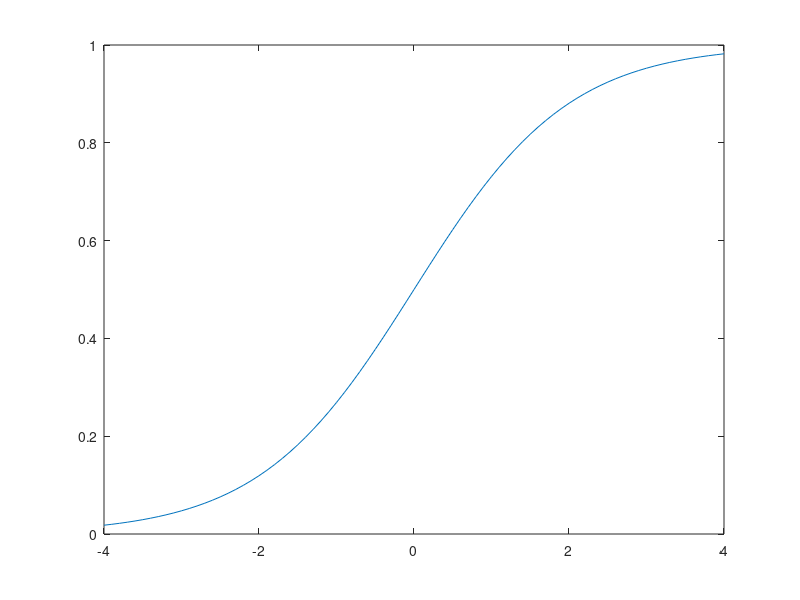
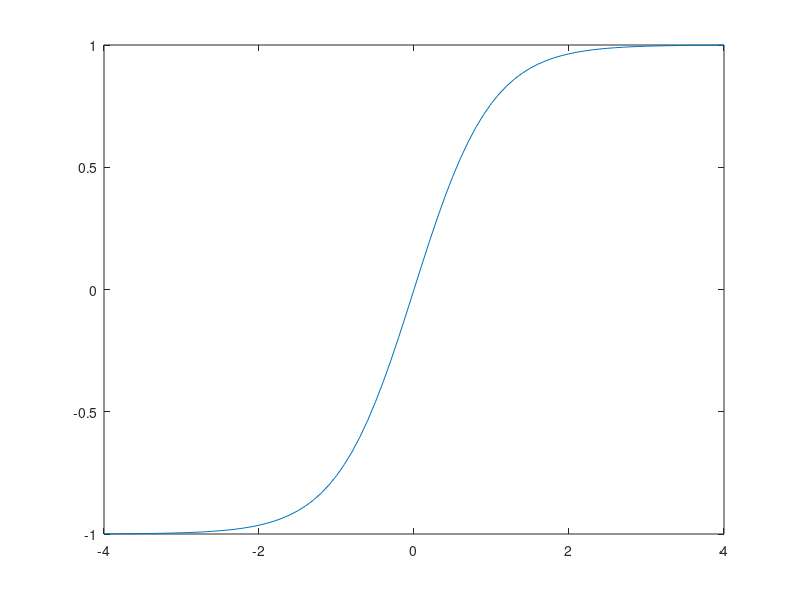

These charts were generated, in order, by the following MATLAB code:
# Octave script used for SH post: JST part 1

x=[-4:0.1:4];

# Untuk fungsi sigmoid
y1 = 1 ./(1+e .^-x);
y2 = tanh(x);

figure(1)
plot(x,y1)

figure(2)
plot(x, y2)